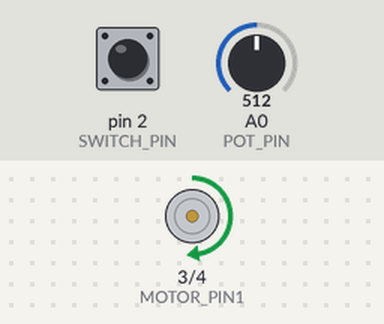
A sketch run on a simulated Arduino Uno, built with avr-gcc and run on an emulated ATmega328P. On the bench: motor-driver pin pairs drawn as motors (green arrow = first pin HIGH = forward, orange = second pin HIGH = backward, longer = more drive, scaled by the enable pin). The test bench sets the inputs (shaded band); at power-on: A0 (POT_PIN) = 512, pin 2 (SWITCH_PIN) LOW.

Above: at 1.2 s.
1.3 s: A0 (POT_PIN) set to 716
At 2.0 s:
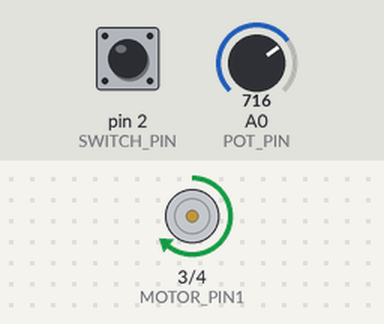
2.8 s: pin 2 (SWITCH_PIN) pulled HIGH for 0.15 s
At 2.87 s:
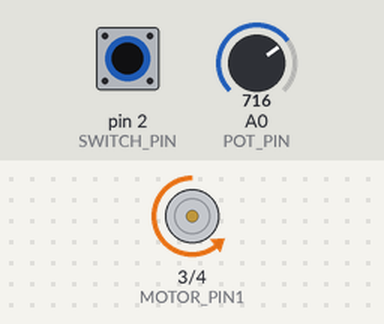
4.4 s: A0 (POT_PIN) set to 900
At 5.5 s:
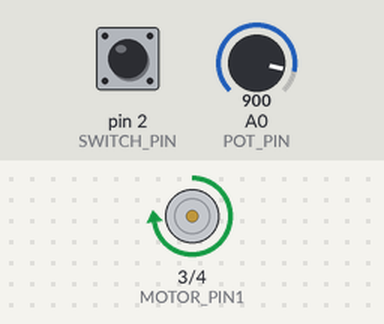
5.9 s: pin 2 (SWITCH_PIN) pulled HIGH for 1 s
At 6.7 s:
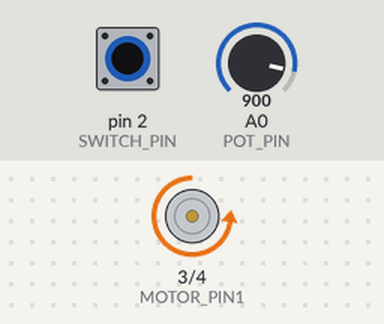
8.4 s: A0 (POT_PIN) set to 122
At 9.6 s:
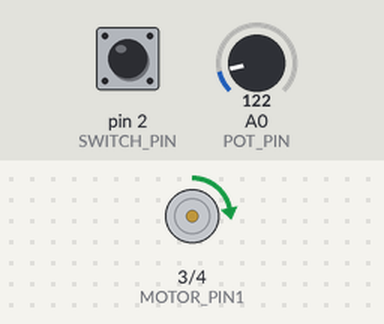
9.9 s: pin 2 (SWITCH_PIN) pulled HIGH for 0.15 s
At 9.97 s:
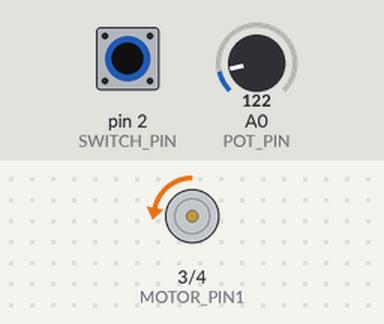
Timing chart, 0 to 12.5 s (numbered marks = the images above; inputs shaded):
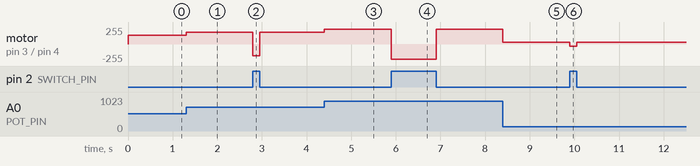

Measured:
- after the input at 1.3 s, motor on pin 3 (MOTOR_PIN1) / pin 4 (MOTOR_PIN2): forward 128/255 → forward 179/255 at once
- after the input at 2.8 s, motor on pin 3 (MOTOR_PIN1) / pin 4 (MOTOR_PIN2): forward 179/255 → backward 179/255 at once, → forward 179/255 0.15 s later
- after the input at 4.4 s, motor on pin 3 (MOTOR_PIN1) / pin 4 (MOTOR_PIN2): forward 179/255 → forward 225/255 at once
- after the input at 5.9 s, motor on pin 3 (MOTOR_PIN1) / pin 4 (MOTOR_PIN2): forward 225/255 → backward 225/255 at once, → forward 225/255 1.0 s later
- after the input at 8.4 s, motor on pin 3 (MOTOR_PIN1) / pin 4 (MOTOR_PIN2): forward 225/255 → forward 30/255 at once
- after the input at 9.9 s, motor on pin 3 (MOTOR_PIN1) / pin 4 (MOTOR_PIN2): forward 30/255 → backward 30/255 at once, → forward 30/255 0.15 s later

The sketch:

Projeto16.ino
```cpp
// Projeto 16 - Uso do CI controlador de motor L293D

#define SWITCH_PIN 2 // Entrada da chave
#define MOTOR_PIN1 3 // Entrada 1 do L293D
#define MOTOR_PIN2 4 // Entrada 2 do L293D
#define SPEED_PIN 9  // Pino de ativação 1 do L293D
#define POT_PIN 0    // Potenciômetro no pino analógico 0

int mSpeed = 0; // Variável para armazenar o valor de velocidade atual

void setup()
{
  pinMode(SWITCH_PIN, INPUT);
  pinMode(MOTOR_PIN1, OUTPUT);
  pinMode(MOTOR_PIN2, OUTPUT);
  pinMode(SPEED_PIN, OUTPUT);
}

void loop()
{
  mSpeed = analogRead(POT_PIN) / 4; // lé o valor de velocidade a partir do potenciômetro
  analogWrite(SPEED_PIN, mSpeed);   // escreve a velocidade para o pino de ativação 1

  if (digitalRead(SWITCH_PIN)) // se a chave estiver em HIGH gire o motor em sentido horário
  {
    digitalWrite(MOTOR_PIN1, LOW);  // define a entrada 1 do L293D como baixa
    digitalWrite(MOTOR_PIN2, HIGH); // define a entrada 2 do L293D como alta
  }
  else // se a chave estiver em LOW gire o motor em sentido anti-horário
  {
    digitalWrite(MOTOR_PIN1, HIGH); // define a entrada 1 do L293D como alta
    digitalWrite(MOTOR_PIN2, LOW);  // define a entrada 2 do L293D como baixa
  }
}
```
